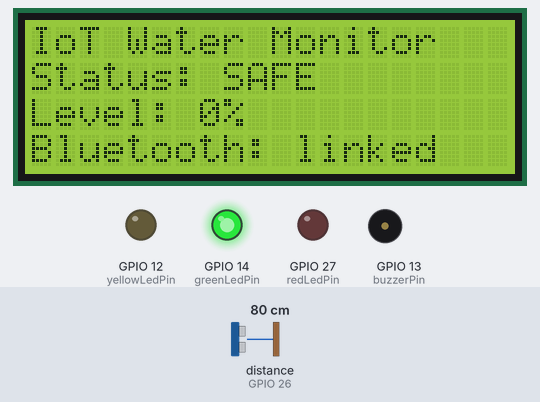
Bench run of a sketch on a simulated ESP32. Parts: 20×4 character LCD, output pins drawn as LEDs (lit = HIGH), buzzer (waves = sounding). Wiring (inferred from the names in the program): ultrasonic range finder: trigger GPIO 25; echo GPIO 26. Inputs (shaded band) come from the test bench; at power-on: distance to the obstacle (sensor on GPIO 26) 80 cm. The echo pulse lasts 58.3 µs per cm; nothing arrives over Bluetooth unless stated; pins used as bus, display or sensor lines are not drawn; what the sketch prints to the serial monitor is not drawn.

Above: at 1.2 s.
1.3 s: distance to the obstacle (sensor on GPIO 26) set to 6 cm
At 2.7 s:
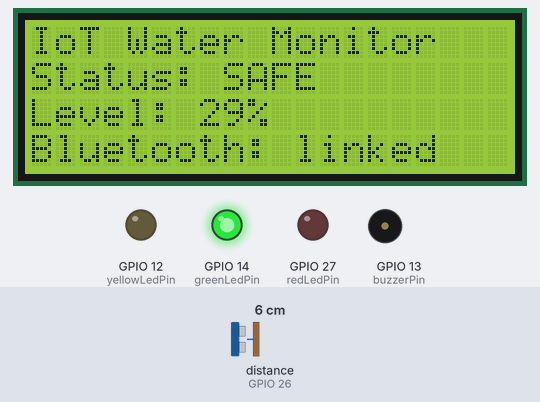
3.0 s: distance to the obstacle (sensor on GPIO 26) set to 3 cm
At 3.8 s:
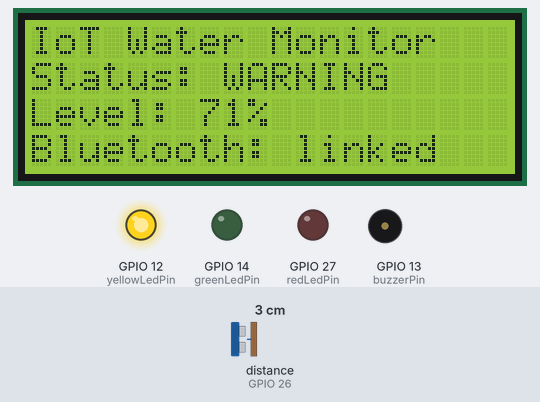
4.7 s: distance to the obstacle (sensor on GPIO 26) set to 2 cm
At 6.3 s:
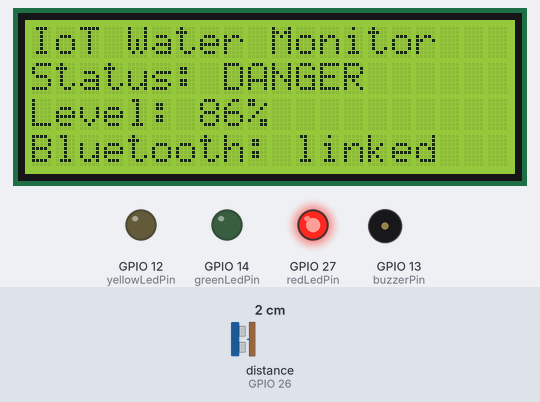
7.7 s: distance to the obstacle (sensor on GPIO 26) set to 4 cm
At 9.5 s:
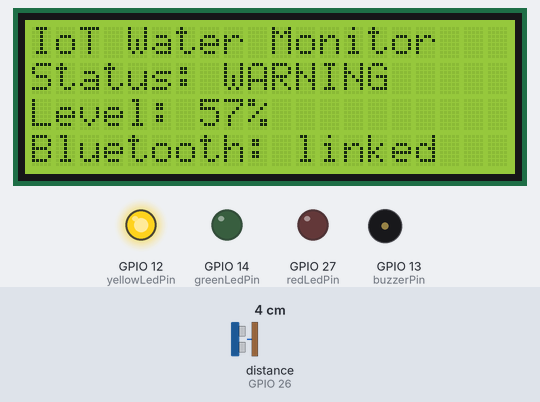
9.8 s: distance to the obstacle (sensor on GPIO 26) set to 9 cm
At 10.7 s:
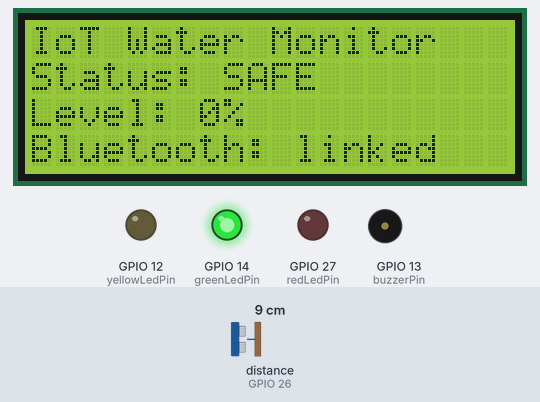
Timing chart, 0 to 12.5 s (numbered marks = the images above; inputs shaded):
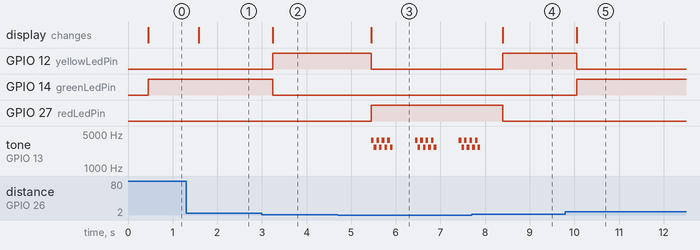

The sketch:

floodway_bench_node.ino
```cpp
// FloodWay bench node (Nadi) - ESP32 + HC-SR04 + 20x4 I2C LCD + 3 LEDs + buzzer, over a demo cup (8 cm deep).
// No WiFi: each reading goes out over Bluetooth Classic (and USB Serial) as "pct,STATUS,distance_cm",
// e.g. "57,WARNING,4.0". On the laptop, scripts/bench_bridge.py reads that COM port and forwards the distance to
// FloodWay /api/v1/ingest as device fw-bench-01 (see backend/app/config.py). The local LEDs, LCD and siren work
// on their own, with or without the laptop.
#include <Wire.h>
#include <LiquidCrystal_I2C.h>
#include "BluetoothSerial.h"

BluetoothSerial SerialBT;
LiquidCrystal_I2C lcd(0x27, 20, 4);

const int trigPin = 25;
const int echoPin = 26;
const int buzzerPin = 13;
const int redLedPin = 27;    // Alert / Danger LED
const int yellowLedPin = 12; // Warning LED
const int greenLedPin = 14;  // Safe / Normal LED

const float EMPTY_DISTANCE = 8.0;  // sensor to cup bottom (cm); same as the server's mount_height_cm
const float FULL_DISTANCE  = 1.0;
// Water height (cm) at which the status changes. Same as the server's warning_threshold_m 0.03 and
// danger_threshold_m 0.05, so the cup and the web app agree (about 43% and 71% of the cup).
const float WARNING_WATER_CM = 3.0;
const float DANGER_WATER_CM  = 5.0;

// Median of 5 pings. pulseIn needs a timeout: a missed echo returns 0, which used to read as a full cup and fire
// the siren. Returns -1 when too many pings miss, so the loop skips the reading instead of alarming on garbage.
float readDistanceCm() {
  float s[5]; int n = 0;
  for (int i = 0; i < 5; i++) {
    digitalWrite(trigPin, LOW); delayMicroseconds(2);
    digitalWrite(trigPin, HIGH); delayMicroseconds(10); digitalWrite(trigPin, LOW);
    unsigned long d = pulseIn(echoPin, HIGH, 30000UL);   // 30 ms timeout ~ 5 m
    if (d > 0) s[n++] = d * 0.0343f / 2.0f;
    delay(60);                                           // HC-SR04 needs ~60 ms between pings
  }
  if (n < 3) return -1;
  for (int i = 1; i < n; i++) { float k = s[i]; int j = i - 1; while (j >= 0 && s[j] > k) { s[j + 1] = s[j]; j--; } s[j + 1] = k; }
  return s[n / 2];
}

void playSharpAlert() {
  for (int i = 0; i < 4; i++) {
    tone(buzzerPin, 3700);
    delay(60);
    tone(buzzerPin, 2700);
    delay(60);
  }
  noTone(buzzerPin);
}

void setLeds(bool green, bool yellow, bool red) {
  digitalWrite(greenLedPin, green);
  digitalWrite(yellowLedPin, yellow);
  digitalWrite(redLedPin, red);
}

void setup() {
  Serial.begin(115200);
  SerialBT.begin("FloodWay-IoT-Node");   // the name shown when pairing in Windows Bluetooth settings

  pinMode(trigPin, OUTPUT);
  pinMode(echoPin, INPUT);
  pinMode(buzzerPin, OUTPUT);
  pinMode(redLedPin, OUTPUT);
  pinMode(yellowLedPin, OUTPUT);
  pinMode(greenLedPin, OUTPUT);

  Wire.begin(32, 33);
  lcd.init();
  lcd.backlight();
  lcd.setCursor(0, 0);
  lcd.print("IoT Water Monitor");
}

void loop() {
  float distance = readDistanceCm();
  if (distance < 0) {                                    // no echo: keep the last LEDs, send nothing
    Serial.println("# no echo");                         // '#' lines are ignored by the bridge
    lcd.setCursor(0, 3); lcd.print("Sensor: no echo     ");
    delay(200);
    return;
  }

  float clamped = constrain(distance, FULL_DISTANCE, EMPTY_DISTANCE);
  float waterCm = EMPTY_DISTANCE - clamped;
  int percentage = round(waterCm / (EMPTY_DISTANCE - FULL_DISTANCE) * 100.0);

  String statusStr;
  if (waterCm >= DANGER_WATER_CM) statusStr = "DANGER";
  else if (waterCm >= WARNING_WATER_CM) statusStr = "WARNING";
  else statusStr = "SAFE";

  // --- Bluetooth + USB line for the bridge: "pct,STATUS,distance_cm" ---
  String line = String(percentage) + "," + statusStr + "," + String(clamped, 1);
  SerialBT.println(line);
  Serial.println(line);

  // --- LCD ---
  lcd.setCursor(0, 1);
  lcd.print("Status: " + statusStr + "    ");
  lcd.setCursor(0, 2);
  lcd.print("Level: " + String(percentage) + "%   ");
  lcd.setCursor(0, 3);
  lcd.print(SerialBT.hasClient() ? "Bluetooth: linked   " : "Bluetooth: waiting  ");

  // --- LEDs and buzzer ---
  if (statusStr == "SAFE") {
    setLeds(HIGH, LOW, LOW);
    noTone(buzzerPin);
    delay(200);
  } else if (statusStr == "WARNING") {
    setLeds(LOW, HIGH, LOW);
    noTone(buzzerPin);
    delay(200);
  } else {
    setLeds(LOW, LOW, HIGH);
    playSharpAlert();
    delay(150);
  }
}
```

Measured:
- the behaviour switches between 5 and 4 cm on distance to the obstacle (sensor on GPIO 26) (found by bisection; images 1 and 2)
- the behaviour switches between 2 and 3 cm on distance to the obstacle (sensor on GPIO 26) (found by bisection; images 3 and 4)
- after the input at 1.3 s, the display: changes after 0.28 s (image 1)
- after the input at 3.0 s, GPIO 12 (yellowLedPin): LOW → HIGH after 0.24 s; GPIO 14 (greenLedPin): HIGH → LOW after 0.24 s; the display: changes after 0.24 s (image 2)
- after the input at 4.7 s, GPIO 12 (yellowLedPin): HIGH → LOW after 0.75 s; GPIO 27 (redLedPin): LOW → HIGH after 0.75 s; tone on GPIO 13 (buzzerPin): silent → 3700 Hz after 0.75 s, then repeats every 0.98 s: 3 × (2700 Hz 0.06 s, 3700 Hz 0.06 s), 2700 Hz 0.06 s, silent 0.50 s, 3700 Hz 0.06 s; the display: changes after 0.75 s (image 3)
- after the input at 7.7 s, GPIO 12 (yellowLedPin): LOW → HIGH after 0.70 s; GPIO 27 (redLedPin): HIGH → LOW after 0.70 s; tone on GPIO 13 (buzzerPin): goes on until 7.9 s, then stays silent; the display: changes after 0.70 s (image 4)
- after the input at 9.8 s, GPIO 12 (yellowLedPin): HIGH → LOW after 0.25 s; GPIO 14 (greenLedPin): LOW → HIGH after 0.25 s; the display: changes after 0.25 s (image 5)
